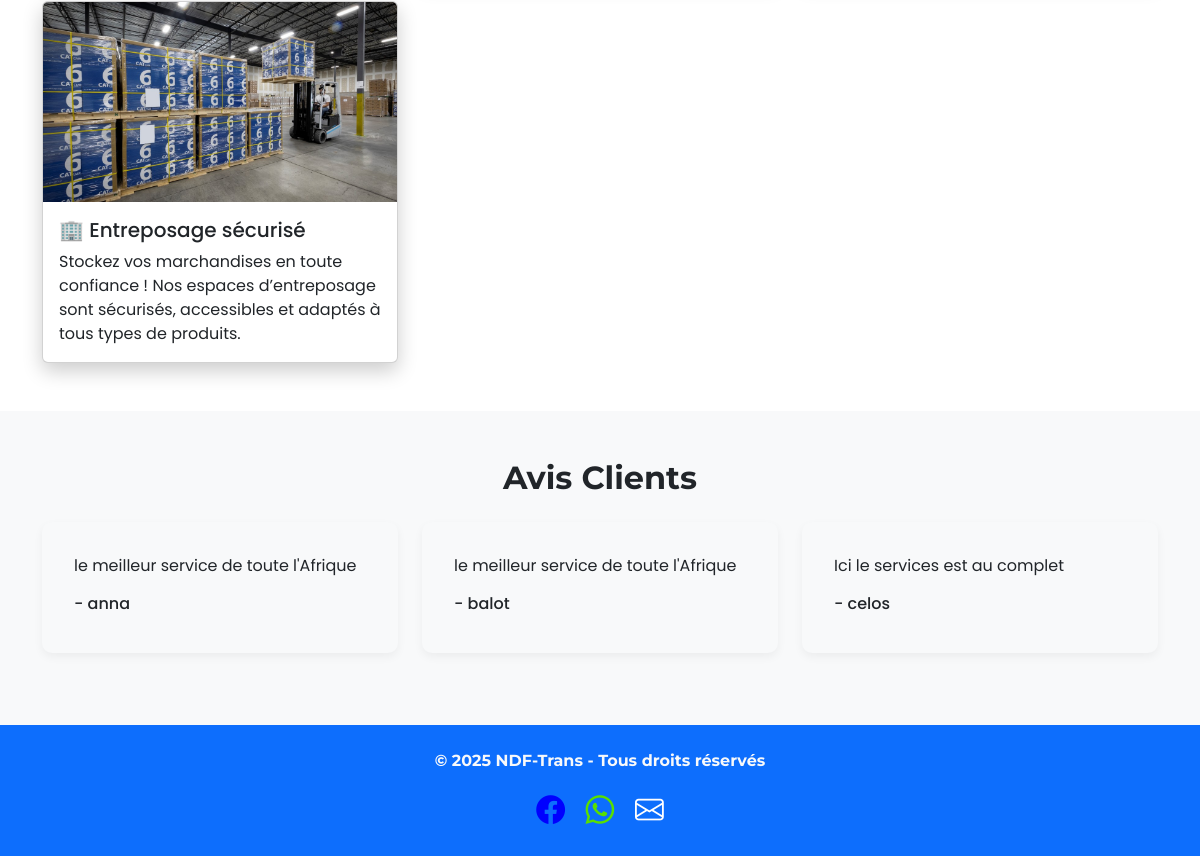
Before: / (lower part) with the older database file.
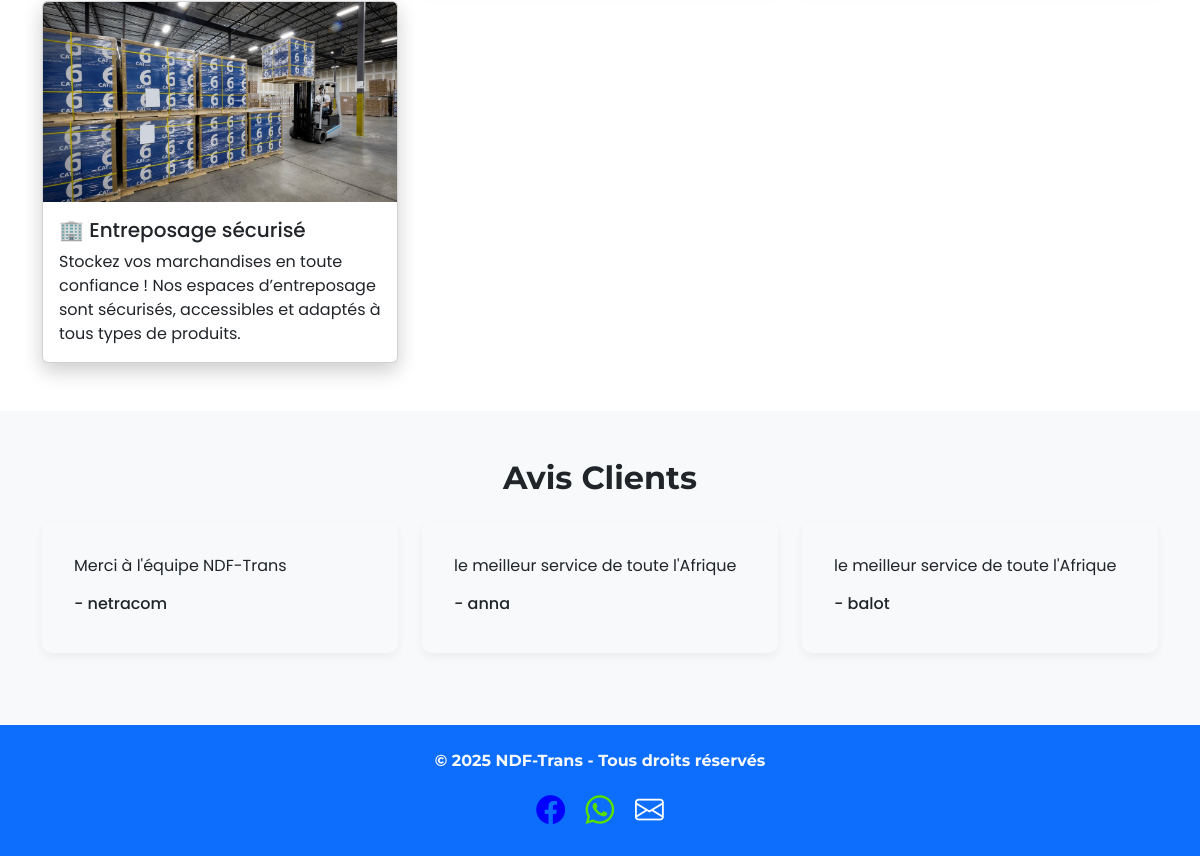
After: the same page with the newer database file.
### ndfapp/models.py (models this page shows, shortened)
class Service(models.Model):
    title = models.CharField(max_length=150)
    description = models.TextField()
    image = models.ImageField(upload_to="services/", blank=True, null=True)

class Avis(models.Model):
    name = models.CharField(max_length=100)
    message = models.TextField()
    date = models.DateField(auto_now_add=True)
    great = models.BooleanField(default=False)

### ndfapp/views.py (the view)
# urls.py: 2. Add a URL to urlpatterns:  path('', views.home, name='home')
def home(request):
    services = Service.objects.all()
    avis_list = Avis.objects.all().order_by('-date')[:3]
    return render(request, 'ndf/home.html', {'services': services, 'avis_list': avis_list})

### ndfapp/templates/ndf/home.html (shortened to what this page needs)
{% extends 'base.html' %}
{% block content %}
<section id="services" class="py-5">
    <div class="container">
        <div class="row g-4">
            {% for service in services %}
            <div class="col-md-4">
                <div class="card service-card h-100">
                    <img src="{{service.image.url}}" class="card-img-top" alt="Service 1">
                    <div class="card-body">
                        <h5 class="card-title">{{service.title}}</h5>
                        <p class="card-text">{{service.description | truncatechars:200}}</p>
                    </div>
                </div>
            </div>
            {% endfor %}
        </div>
    </div>
</section>
{% endblock %}

### ndfapp/templates/base.html (shortened to what this page needs)
{% load static %}
<!DOCTYPE html>
<html lang="fr">
<head>
    <link href="https://cdn.jsdelivr.net/npm/bootstrap@5.3.3/dist/css/bootstrap.min.css" rel="stylesheet">
    <link href="https://cdn.jsdelivr.net/npm/bootstrap-icons@1.11.3/font/bootstrap-icons.css" rel="stylesheet">
    <link href="{% static 'css/styles.css' %}" rel="stylesheet">
</head>
<body>
    {% block content %}
    {% endblock content %}
    <section id="avis" class="py-5 bg-light">
        <div class="container">
            <h2 class="text-center mb-4">Avis Clients</h2>
            <div class="row">
                {% for avis in avis_list %}
                <div class="col-md-4">
                    <div class="testimonial">
                        <p>{{avis.message}}</p>
                        <h6>- {{avis.name}}</h6>
                    </div>
                </div>
                {% empty %}
                <p class="text-center">Aucun avis pour le moment.</p>
                {% endfor %}
            </div>
        </div>
    </section>
    <footer class=" text-light py-4">
        <div class="container text-center">
            <p>© 2025 NDF-Trans - Tous droits réservés</p>
            <div>
                <a href="https://www.facebook.com/celestin.djato" target="_blank" class="text-light me-3"><i
                        class="bi bi-facebook"></i></a>
                <a href="https://wa.me/message/6M733SIAUQC3B1" target="_blank" class="text-light me-3"><i
                        class="bi bi-whatsapp"></i></a>
                <a href="#" class="text-light"><i class="bi bi-envelope"></i></a>
            </div>
        </div>
    </footer>
</body>
</html>

Changed rows visible on the page:
no longer on this page (row unchanged): Avis: message "Ici le services est au complet", name "celos"
added Avis: message "Merci à l'équipe NDF-Trans", name "netracom"
